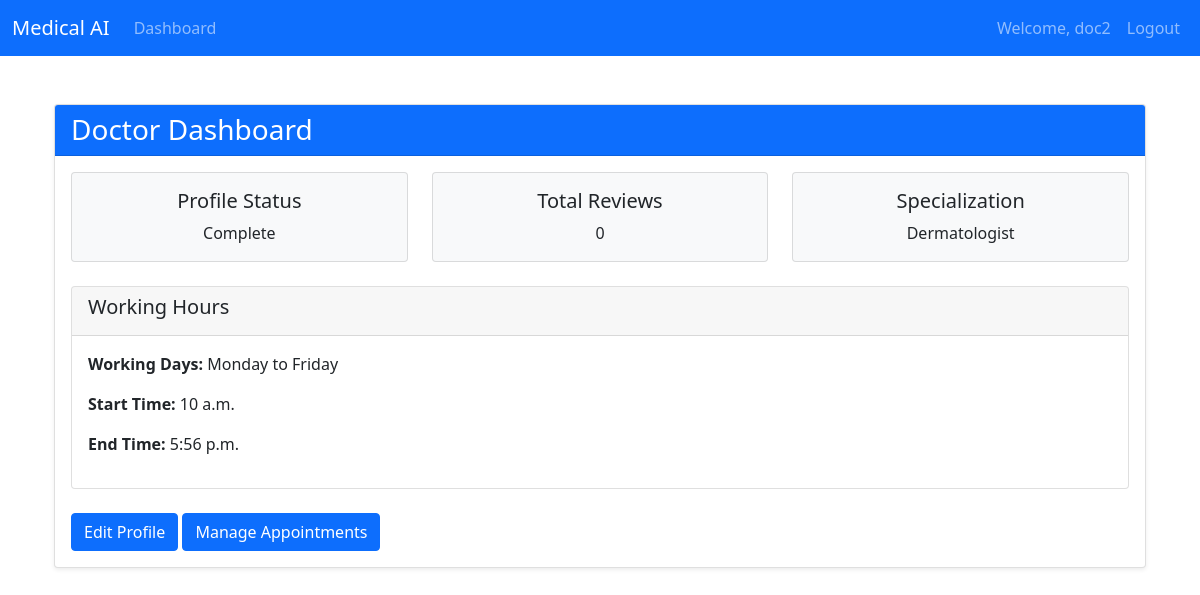
The app's page /doctor/dashboard/ (signed in) with its own data.
### authentication/models.py (models this page shows, shortened)
class CustomUser(AbstractUser):
    ROLE_CHOICES = [
        ('doctor', 'Doctor'),
        ('patient', 'Patient'),
        ('medical_store', 'Medical Store'),
    ]
    role = models.CharField(max_length=20, choices=ROLE_CHOICES)
    phone_number = models.CharField(max_length=15, blank=True, null=True)
    address = models.TextField(blank=True, null=True)
    profile_completed = models.BooleanField(default=False)  # New field

### doctors/models.py (models this page shows, shortened)
class Doctor(models.Model):
    WORKING_DAYS_CHOICES = [
        ('custom', 'Custom Days'),
        ('mon-fri', 'Monday to Friday'),
        ('mon-sat', 'Monday to Saturday'),
        ('tue-sun', 'Tuesday to Sunday'),
        ('mon-sun', 'Monday to Sunday'),
        ('alternate', 'Alternate Days'),
    ]
    user = models.OneToOneField(CustomUser, on_delete=models.CASCADE, related_name='doctor')
    full_name = models.CharField(max_length=100)
    specialization = models.ForeignKey(Specialization, on_delete=models.SET_NULL, null=True, related_name='doctors')
    qualification = models.CharField(max_length=200, null=True, blank=True)
    experience = models.IntegerField(validators=[MinValueValidator(0)], null=True, blank=True)
    fee = models.DecimalField(max_digits=10, decimal_places=2, validators=[MinValueValidator(0)], null=True, blank=True)
    total_reviews = models.IntegerField(default=0)
    address = models.TextField(null=True, blank=True)
    start_time = models.TimeField(default='10:00')
    end_time = models.TimeField(default='18:00')
    working_days = models.CharField(
        max_length=20,
        choices=WORKING_DAYS_CHOICES,
        default='mon-fri'
    )
    contact_number = models.CharField(max_length=20, null=True, blank=True)
    email = models.EmailField(null=True, blank=True)
    is_available = models.BooleanField(default=True)
    availability_notes = models.TextField(blank=True)
    city = models.CharField(max_length=100, null=True, blank=True)
    state = models.CharField(max_length=100, null=True, blank=True)
    pincode = models.CharField(max_length=10, null=True, blank=True)
    medical_license_number = models.CharField(max_length=50, unique=True, null=True, blank=True)
    registration_date = models.DateField(null=True, blank=True)
    is_profile_complete = models.BooleanField(default=False)
    is_verified = models.BooleanField(default=False)
    created_at = models.DateTimeField(auto_now_add=True)
    updated_at = models.DateTimeField(auto_now=True)
    class Meta:
        ordering = ['-created_at']
        verbose_name = 'Doctor'
        verbose_name_plural = 'Doctors'

class Specialization(models.Model):
    name = models.CharField(max_length=100)
    description = models.TextField(blank=True)
    is_active = models.BooleanField(default=True)

### doctors/views.py (the view)
# urls.py: path('dashboard/', views.doctor_dashboard, name='doctor_dashboard'),
def doctor_dashboard(request):
    if not request.user.is_authenticated:
        return redirect('login')
    if not request.user.profile_completed:
        return redirect("profile_setup")
    return render(request, "doctors/dashboard.html")

### doctors/templates/doctors/dashboard.html (shortened to what this page needs)
{% extends 'base.html' %}
{% block content %}
<div class="container mt-5">
    <div class="row">
        <div class="col-md-12">
            <div class="card shadow-sm">
                <div class="card-header bg-primary text-white">
                    <h3 class="mb-0">Doctor Dashboard</h3>
                </div>
                <div class="card-body">
                    <div class="row mb-4">
                        <div class="col-md-4">
                            <div class="card bg-light">
                                <div class="card-body text-center">
                                    <h5 class="card-title">Profile Status</h5>
                                    <p class="card-text">{{ request.user.profile_completed|yesno:"Complete,Incomplete" }}</p>
                                </div>
                            </div>
                        </div>
                        <div class="col-md-4">
                            <div class="card bg-light">
                                <div class="card-body text-center">
                                    <h5 class="card-title">Total Reviews</h5>
                                    <p class="card-text">{{ request.user.doctor.total_reviews }}</p>
                                </div>
                            </div>
                        </div>
                        <div class="col-md-4">
                            <div class="card bg-light">
                                <div class="card-body text-center">
                                    <h5 class="card-title">Specialization</h5>
                                    <p class="card-text">{{ request.user.doctor.specialization.name }}</p>
                                </div>
                            </div>
                        </div>
                    </div>
                    <div class="row">
                        <div class="col-md-12">
                            <div class="card">
                                <div class="card-header">
                                    <h5 class="card-title">Working Hours</h5>
                                </div>
                                <div class="card-body">
                                    <p><strong>Working Days:</strong> {{ request.user.doctor.get_working_days_display }}</p>
                                    <p><strong>Start Time:</strong> {{ request.user.doctor.start_time }}</p>
                                    <p><strong>End Time:</strong> {{ request.user.doctor.end_time }}</p>
                                </div>
                            </div>
                        </div>
                    </div>
                    <div class="mt-4">
                        <a href="{% url 'doctors:profile_setup' %}" class="btn btn-primary">
                            Edit Profile
                        </a>
                        <a href="{% url 'doctors:manage_appointments' %}" class="btn btn-primary">Manage Appointments</a>
                    </div>
                </div>
            </div>
        </div>
    </div>
</div>
{% endblock %}

### templates/base.html (shortened to what this page needs)
<!DOCTYPE html>
<html lang="en">
<head>
    <link href="https://cdn.jsdelivr.net/npm/bootstrap@5.1.3/dist/css/bootstrap.min.css" rel="stylesheet">
    <link href="https://cdnjs.cloudflare.com/ajax/libs/font-awesome/6.0.0/css/all.min.css" rel="stylesheet">
</head>
<body>
    <nav class="navbar navbar-expand-lg navbar-dark bg-primary">
        <div class="container-fluid">
            <a class="navbar-brand" href="#">Medical AI</a>
            <div class="collapse navbar-collapse" id="navbarNav">
                <ul class="navbar-nav me-auto">
                    {% if user.is_authenticated %}
                        {% if user.role == 'patient' %}
                            <li class="nav-item">
                                <a class="nav-link" href="{% url 'patients:dashboard' %}">Dashboard</a>
                            </li>
                        {% elif user.role == 'doctor' %}
                            <li class="nav-item">
                                <a class="nav-link" href="{% url 'doctors:doctor_dashboard' %}">Dashboard</a>
                            </li>
                        {% elif user.role == 'medical_store' %}
                            <li class="nav-item">
                                <a class="nav-link" href="{% url 'medical_store:dashboard' %}">Dashboard</a>
                            </li>
                        {% endif %}
                    {% endif %}
                </ul>
                <ul class="navbar-nav">
                    {% if user.is_authenticated %}
                        <li class="nav-item">
                            <span class="nav-link">Welcome, {{ user.username }}</span>
                        </li>
                        <li class="nav-item">
                            <a class="nav-link" href="{% url 'logout' %}">Logout</a>
                        </li>
                    {% endif %}
                </ul>
            </div>
        </div>
    </nav>
    <main class="container mt-4">
        {% block content %}{% endblock %}
    </main>
</body>
</html>

### records on screen
CustomUser: username "doc2", user.profile_completed "Complete", user.doctor.total_reviews "0", user.doctor.specialization.name "Dermatologist", user.doctor.working_days "Monday to Friday", user.doctor.start_time "10 a.m.", user.doctor.end_time "5:56 p.m."
